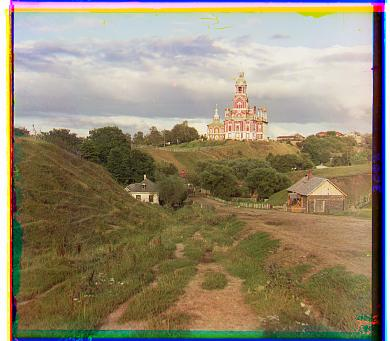
#> input picture results/cathedral_jpg_pyramid_ncc.jpg, 390 x 341 px, given as the content of the folder data, which was not available
$ python run_all.py results/cathedral_jpg_pyramid_ncc.jpg
#> lines starting #> are read from the running program, lines starting #| are printed output that depends on the picture; pictures that were not available may be replaced by others from this repository, and a replacement may not be noted
### align.py
"""CS 180 Project 1: Colorizing the Prokudin-Gorskii Photo Collection.

Splits a glass-plate scan (stacked B, G, R exposures, top to bottom) into
three channels, aligns G and R to the B channel, and stacks them into one
RGB image.

Alignment is implemented from scratch:
  - ssd_score / ncc_score        : the two required metrics
  - align_single_scale           : exhaustive window search
  - align_pyramid                : recursive coarse-to-fine search
Library calls are limited to image read/write/resize-level operations
(PIL for I/O, numpy for array math), per the project rules.

Displacements are reported as (x, y) = (column shift, row shift) applied
to the moving channel with np.roll.

Usage:
    python align.py data/cathedral.jpg --single
    python align.py data/emir.tif --pyramid
    python align.py data/emir.tif --pyramid --metric ncc --out results/
"""

import argparse
import os
import time

import numpy as np
from PIL import Image

# PIL refuses very large images by default; the LoC tifs are ~70MP.
Image.MAX_IMAGE_PIXELS = None


# ---------------------------------------------------------------- I/O helpers

def imread(path):
    """Read an image as float64 grayscale in [0, 1] (handles 8- and 16-bit)."""
    img = Image.open(path)
    arr = np.asarray(img)
    if arr.ndim == 3:  # some scans are saved with redundant color channels
        arr = arr[..., :3].mean(axis=2)
    if arr.dtype == np.uint8:
        return arr.astype(np.float64) / 255.0
    if arr.dtype in (np.uint16, np.int32, np.uint32):
        return arr.astype(np.float64) / 65535.0
    arr = arr.astype(np.float64)
    return arr / arr.max() if arr.max() > 1.0 else arr


def imsave(path, im):
    """Save a float [0, 1] image (H, W) or (H, W, 3) as 8-bit."""
    out = (np.clip(im, 0.0, 1.0) * 255.0).round().astype(np.uint8)
    Image.fromarray(out).save(path)


def split_plate(im):
    """Split a vertically stacked plate (B, G, R top to bottom) into R, G, B."""
    h = im.shape[0] // 3
    b = im[0 * h:1 * h]
    g = im[1 * h:2 * h]
    r = im[2 * h:3 * h]
    return r, g, b


# -------------------------------------------------------------------- metrics

def _interior(im, ref, dx, dy, border_x, border_y):
    """Interior crops of ref and of im shifted by (dx, dy), without copying.

    The shifted image np.roll(im, (dy, dx)) restricted to the interior window
    equals im[y0-dy:y1-dy, x0-dx:x1-dx] as long as the border swallows the
    shift, so we slice instead of rolling (no wrap-around pixels ever scored).
    """
    h, w = ref.shape
    y0, y1 = border_y, h - border_y
    x0, x1 = border_x, w - border_x
    a = im[y0 - dy:y1 - dy, x0 - dx:x1 - dx]
    b = ref[y0:y1, x0:x1]
    return a, b


def ssd_score(a, b):
    """Euclidean distance sqrt(sum((a-b)^2)). Lower is better."""
    d = a - b
    return np.sqrt(np.sum(d * d))


def ncc_score(a, b):
    """Zero-mean normalized cross-correlation. Higher is better."""
    a = a - a.mean()
    b = b - b.mean()
    denom = np.sqrt(np.sum(a * a) * np.sum(b * b))
    if denom == 0:
        return 0.0
    return np.sum(a * b) / denom


# [7 lines left out: function _grad_mag, not called in this run]


# Metric registry: (score_fn, preprocess_fn, higher_is_better)
METRICS = {
    "ssd": (ssd_score, None, False),
    "ncc": (ncc_score, None, True),
    # Bells & whistles: NCC on gradient magnitudes instead of raw intensity.
    # Channels of e.g. emir.tif differ wildly in brightness, but their edges
    # coincide, so matching edge structure is robust to brightness mismatch.
    "edge": (ncc_score, _grad_mag, True),
}


# ------------------------------------------------------------------ alignment

def align_single_scale(im, ref, metric="ncc", window=15, center=(0, 0),
                       border_frac=0.12, _preprocessed=False):
    """Exhaustive search for the (dx, dy) displacement of `im` onto `ref`.

    Searches the square window center +/- `window` in both axes and returns
    the displacement whose interior-crop score is best. Borders are excluded
    from scoring (they carry scan artifacts and the wrap/undefined region).
    """
    score_fn, pre_fn, higher_better = METRICS[metric]
    if pre_fn is not None and not _preprocessed:
        im, ref = pre_fn(im), pre_fn(ref)

    cx, cy = center
    max_shift = max(abs(cx), abs(cy)) + window
    h, w = ref.shape
    border_y = max(int(h * border_frac), max_shift + 1)
    border_x = max(int(w * border_frac), max_shift + 1)
    if 2 * border_y >= h or 2 * border_x >= w:
        raise ValueError(
            f"image {w}x{h} too small for shift {max_shift} plus borders")

    best = None
    best_d = (0, 0)
    for dy in range(cy - window, cy + window + 1):
        for dx in range(cx - window, cx + window + 1):
            a, b = _interior(im, ref, dx, dy, border_x, border_y)
            s = score_fn(a, b)
            if best is None or (s > best if higher_better else s < best):
                best, best_d = s, (dx, dy)
    return best_d


# [6 lines left out: function downsample, not called in this run]


def align_pyramid(im, ref, metric="ncc", min_size=400, window=15,
                  refine_window=2, _preprocessed=False):
    """Coarse-to-fine displacement search.

    Recursively downsamples 2x until the image is at most `min_size` on its
    long side, runs the exhaustive search there, then walks back up: at each
    finer level the coarse estimate is doubled and refined with a small
    +/- `refine_window` search around it.
    """
    _, pre_fn, _ = METRICS[metric]
    if pre_fn is not None and not _preprocessed:
        im, ref = pre_fn(im), pre_fn(ref)

    if max(ref.shape) <= min_size:
        return align_single_scale(im, ref, metric, window=window,
                                  _preprocessed=True)

    coarse = align_pyramid(downsample(im), downsample(ref), metric,
                           min_size=min_size, window=window,
                           refine_window=refine_window, _preprocessed=True)
    center = (2 * coarse[0], 2 * coarse[1])
    return align_single_scale(im, ref, metric, window=refine_window,
                              center=center, _preprocessed=True)


# ------------------------------------------------------------------- pipeline

def colorize(path, method="pyramid", metric="ncc", verbose=True):
    """Full pipeline: read plate, split, align G and R to B, stack RGB.

    Returns (rgb_image, g_offset, r_offset) with offsets as (x, y).
    """
    plate = imread(path)
    r, g, b = split_plate(plate)

    align = align_single_scale if method == "single" else align_pyramid
    t0 = time.time()
    gx, gy = align(g, b, metric=metric)
    rx, ry = align(r, b, metric=metric)
    elapsed = time.time() - t0

    if verbose:
        name = os.path.basename(path)
        print(f"{name} [{method}/{metric}] "
              f"G: ({gx}, {gy})  R: ({rx}, {ry})  ({elapsed:.1f}s)")

    g_aligned = np.roll(g, shift=(gy, gx), axis=(0, 1))
    r_aligned = np.roll(r, shift=(ry, rx), axis=(0, 1))
    rgb = np.dstack([r_aligned, g_aligned, b])
    return rgb, (gx, gy), (rx, ry), elapsed


# [27 lines left out: function main, not called in this run]


# [2 lines that do not run on import are left out]

### run_all.py
"""Run the full project: every required alignment on every plate in data/.

Produces:
  results/<name>_<method>_<metric>.jpg   colorized outputs
  results/summary.json                   offsets + runtimes for the writeup

Runs:
  1. single-scale, SSD + NCC, on the three small jpgs
     (cathedral, monastery, tobolsk)
  2. pyramid, SSD + NCC, on every image in data/ (jpgs and tifs)
  3. one deliberate failure demo: single-scale on a large tif, to show why
     the pyramid is needed (window +/-15 cannot reach the true offset)

Five scenes exist at both resolutions (emir, melons, self_portrait,
three_generations, harvesters), so output names carry the source extension
to keep the low-res and hi-res results from colliding.

Usage:
    python run_all.py [--skip-existing] [--ext .jpg|.tif]
    python run_all.py --render-only   # rebuild images from recorded offsets
"""

import glob
import json
import os
import sys

import numpy as np

from align import colorize, imread, imsave, split_plate

SMALL = ("cathedral", "monastery", "tobolsk")
FAILURE_DEMO = "melons"  # large tif whose true offset far exceeds +/-15

# Plates where a raw-intensity metric misaligns because the three exposures
# differ too much in brightness (emir's robe, church's sky/water). The 'edge'
# metric (NCC on gradient magnitude) is run on these as well.
TROUBLE = ("emir", "church", "railroad")


def stem(path):
    return os.path.splitext(os.path.basename(path))[0]


def out_name(image, method, metric):
    """Output filename for a run. Includes the source extension because the
    same scene can exist as both .jpg and .tif."""
    base, ext = os.path.splitext(image)
    return f"{base}_{ext.lstrip('.')}_{method}_{metric}.jpg"


def render_only():
    """Rebuild every output image from the offsets already in summary.json.

    Used after an output-naming change so the searches don't have to re-run.
    """
    summary_path = os.path.join("results", "summary.json")
    summary = json.load(open(summary_path))

    # Drop every previously generated output so stale names can't survive.
    for f in glob.glob(os.path.join("results", "*.jpg")):
        os.remove(f)
    for f in glob.glob(os.path.join("results", "thumbs", "*.jpg")):
        os.remove(f)

    cache = {}  # one plate read serves all metrics for that image
    for r in sorted(summary, key=lambda x: x["image"]):
        path = os.path.join("data", r["image"])
        if not os.path.exists(path):
            print(f"  missing {path}, skipping")
            continue
        if path not in cache:
            cache = {path: split_plate(imread(path))}
        red, green, blue = cache[path]
        gx, gy = r["g"]
        rx, ry = r["r"]
        rgb = np.dstack([
            np.roll(red, shift=(ry, rx), axis=(0, 1)),
            np.roll(green, shift=(gy, gx), axis=(0, 1)),
            blue,
        ])
        r["output"] = out_name(r["image"], r["method"], r["metric"])
        imsave(os.path.join("results", r["output"]), rgb)
        print(f"  rendered {r['output']}")
    with open(summary_path, "w") as f:
        json.dump(summary, f, indent=1)
    print(f"re-rendered {len(summary)} outputs")


def main():
    skip = "--skip-existing" in sys.argv
    os.makedirs("results", exist_ok=True)
    if "--render-only" in sys.argv:
        render_only()
        return
    summary_path = os.path.join("results", "summary.json")
    summary = []
    if skip and os.path.exists(summary_path):
        summary = json.load(open(summary_path))
    done = {(r["image"], r["method"], r["metric"]) for r in summary}

    exts = [".jpg", ".tif"]
    if "--ext" in sys.argv:
        exts = [sys.argv[sys.argv.index("--ext") + 1]]
    images = sorted(p for e in exts
                    for p in glob.glob(os.path.join("data", "*" + e)))

    jobs = []
    for path in images:
        name = stem(path)
        if name in SMALL:
            jobs += [(path, "single", "ssd"), (path, "single", "ncc")]
        if name == FAILURE_DEMO and path.endswith(".tif"):
            jobs += [(path, "single", "ssd")]
        jobs += [(path, "pyramid", "ssd"), (path, "pyramid", "ncc")]
        if name in TROUBLE:
            jobs += [(path, "pyramid", "edge")]

    for path, method, metric in jobs:
        name = stem(path)
        key = (os.path.basename(path), method, metric)
        if key in done:
            continue
        rgb, g_off, r_off, secs = colorize(path, method=method, metric=metric)
#> in imread, img is the input picture: PIL image 390x341 RGB; mean R, G, B 149, 137.8, 113.7
#> the loop in align_single_scale, `for dy in range(cy - window, cy + window + 1):` made 31 passes
#> pass 1, in ssd_score, `d = a - b`:
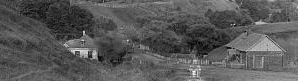
#> d: shape (81, 298) float64; min -0.833, max 0.238, mean -0.46; drawn with min black and max white
#> after the loop in align_single_scale, `for dy in range(cy - window, cy + window + 1):`:
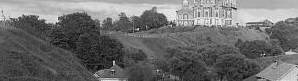
#> a: shape (81, 298) float64; min 0.0118, max 0.976, mean 0.43
#> call 2 of align_single_scale, with metric = 'ssd', window = 15, center = (0, 0), border_frac = 0.12, _preprocessed = True
#> the loop in align_single_scale (call 2), `for dy in range(cy - window, cy + window + 1):` made 31 passes
#> pass 1, in ssd_score (call 963), `d = a - b`:
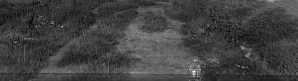
#> d: shape (81, 298) float64; min -0.753, max 0.431, mean -0.447; drawn with min black and max white
#> after the loop in align_single_scale (call 2), `for dy in range(cy - window, cy + window + 1):`:
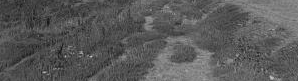
#> a: shape (81, 298) float64; min 0.0797, max 0.79, mean 0.353
#| cathedral_jpg_pyramid_ncc.jpg [pyramid/ssd] G: (-15, 15)  R: (-15, -7)  (0.2s)
#> in colorize, `g_aligned = np.roll(g, shift=(gy, gx), axis=(0, 1))`:
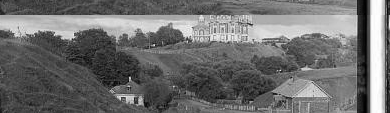
#> g_aligned: shape (113, 390) float64; min 0.00131, max 1, mean 0.433
#> in colorize, `r_aligned = np.roll(r, shift=(ry, rx), axis=(0, 1))`:
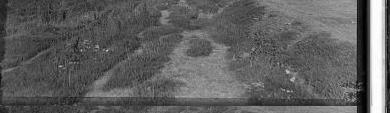
#> r_aligned: shape (113, 390) float64; min 0.00131, max 1, mean 0.375
#> in colorize, `rgb = np.dstack([r_aligned, g_aligned, b])`:
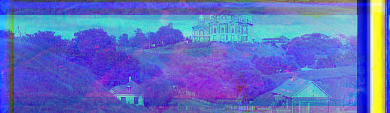
#> rgb: shape (113, 390, 3) float64; mean of channels 0, 1, 2 0.375, 0.433, 0.767; drawn as R, G, B
        out_file = out_name(os.path.basename(path), method, metric)
        imsave(os.path.join("results", out_file), rgb)
        summary.append({
            "image": os.path.basename(path),
            "method": method,
            "metric": metric,
            "g": list(g_off),
            "r": list(r_off),
            "seconds": round(secs, 1),
            "output": out_file,
        })
        with open(summary_path, "w") as f:
            json.dump(summary, f, indent=1)

    print(f"\n{len(summary)} runs recorded in {summary_path}")
#| 2 runs recorded in results/summary.json


if __name__ == "__main__":
    main()
